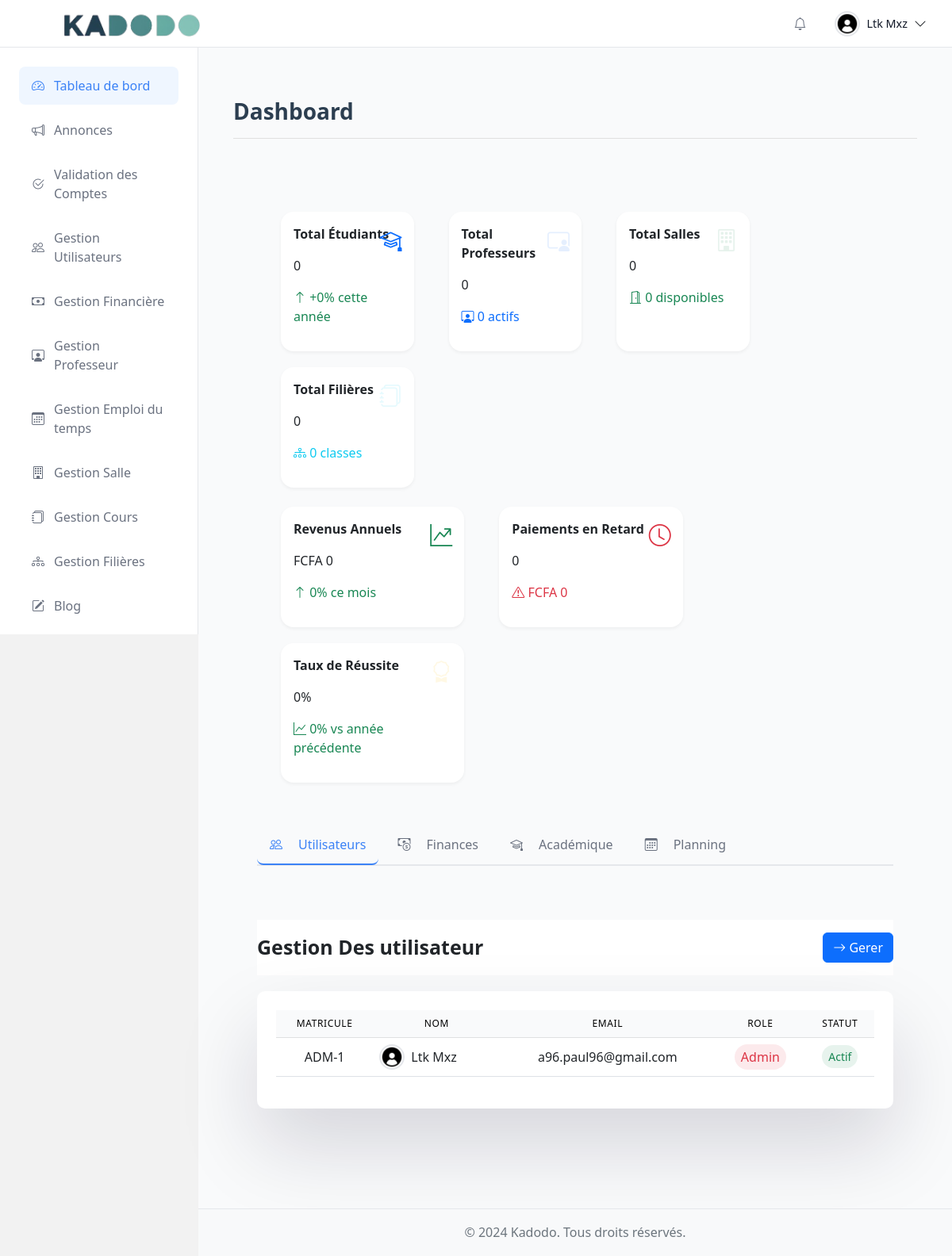
The app's page /admin/dashboard/ (signed in) with its own data.
### tables this page shows
CREATE TABLE `utilisateur` (
  `id_utilisateur` int(11) NOT NULL,
  `nom_utilisateur` varchar(50) NOT NULL,
  `mot_de_passe` varchar(255) NOT NULL,
  `email` varchar(20) NOT NULL,
  `id_role` int(11) NOT NULL,
  `bio` text DEFAULT NULL,
  `photo_profile` varchar(255) DEFAULT 'default.jpg',
  `date_creation` datetime NOT NULL,
  `date_mise_a_jour` datetime NOT NULL,
  `matricule` varchar(100) DEFAULT NULL,
  `prenom` varchar(50) DEFAULT NULL,
  `nom` varchar(50) DEFAULT NULL,
  `tel` varchar(50) DEFAULT NULL,
  `statut_compte` enum('actif','inactif') DEFAULT 'actif'
);

CREATE TABLE `role` (
  `id_role` int(11) NOT NULL,
  `nom_role` varchar(60) NOT NULL,
  `description_role` text NOT NULL
);

### components/header/pre-header.php (called while the page is built, shortened)
<?php
require_once __DIR__ . '/../../utils/photo.php';
require_once ROOT_PATH . '/utils/photo.php';
$db = Database::getInstance()->getConnection();
$stmt = $db->prepare("
    SELECT u.id_utilisateur, u.matricule, u.prenom, u.nom, u.email, r.nom_role as type_utilisateur, u.photo_profile
    FROM utilisateur u
    INNER JOIN role r ON u.id_role = r.id_role
    WHERE u.id_utilisateur = ?
");
$stmt->execute([$_SESSION['user']['id']]);
$userInfo = $stmt->fetch(PDO::FETCH_ASSOC);

### utils/photo.php (called while the page is built, shortened)
<?php
function getAvatarPath($photoName)
{
    $photoName = trim($photoName);
    $defaultAvatar = 'default.jpg';
    $uploadsPath = __DIR__ . '/../uploads/avatar/';
    $defaultAvatarPath = $uploadsPath . $defaultAvatar;
    if (empty($photoName) || $photoName === 'default.jpg') {
        return $defaultAvatar;
    }
    return $defaultAvatar;
}

### admin/dashboard/index.php (the view, shortened to what this page needs)
<?php
require_once '../../utils/photo.php';
require_once '../../components/header/header.php';
?>
<div class="container-fluid">
    <div class="row">
        <?php require_once '../../components/sidebar/sidebar.php'; ?>
        <main class="col-md-9 ms-sm-auto col-lg-10 dashboard-main">
            <div class="dashboard-content">
                <div class="dashboard-header">
                    <h1 class="h2">Dashboard</h1>
                </div>
                <div class="container">
                    <div class="container overflow-hidden text-center mb-4">
                        <div class="row gx-4">
                            <div class="col-md-3">
                                <div class="p-3 stats-card">
                                    <p class="text-start fw-bold">Total Étudiants</p>
                                    <p class="text-start" id="total-etudiants">0</p>
                                    <p class="text-start">
                                        <span id="evolution-etudiants" class="text-success">
                                            <i class="bi bi-arrow-up"></i> +0% cette année
                                        </span>
                                    </p>
                                    <i class="bi bi-mortarboard dashboard-icon-student"></i>
                                </div>
                            </div>
                            <div class="col-md-3">
                                <div class="p-3 stats-card">
                                    <p class="text-start fw-bold">Total Professeurs</p>
                                    <p class="text-start" id="total-profs">0</p>
                                    <p class="text-start text-primary">
                                        <i class="bi bi-person-workspace"></i>
                                        <span id="profs-actifs">0</span> actifs
                                    </p>
                                    <i class="bi bi-person-video3 dashboard-icon-professor"></i>
                                </div>
                            </div>
                            <div class="col-md-3">
                                <div class="p-3 stats-card">
                                    <p class="text-start fw-bold">Total Salles</p>
                                    <p class="text-start" id="total-salles">0</p>
                                    <p class="text-start text-success">
                                        <i class="bi bi-door-open"></i>
                                        <span id="salles-dispo">0</span> disponibles
                                    </p>
                                    <i class="bi bi-building dashboard-icon-room"></i>
                                </div>
                            </div>
                            <div class="col-md-3">
                                <div class="p-3 stats-card">
                                    <p class="text-start fw-bold">Total Filières</p>
                                    <p class="text-start" id="total-filieres">0</p>
                                    <p class="text-start text-info">
                                        <i class="bi bi-diagram-3"></i>
                                        <span id="classes-actives">0</span> classes
                                    </p>
                                    <i class="bi bi-journals dashboard-icon-filiere"></i>
                                </div>
                            </div>
                        </div>
                        <div class="row gx-4 mt-4">
                            <div class="col-md-4">
                                <div class="p-3 stats-card">
                                    <p class="text-start fw-bold">Revenus Annuels</p>
                                    <p class="text-start prix" id="revenu-total">FCFA 0</p>
                                    <p class="text-start text-success">
                                        <i class="bi bi-arrow-up"></i>
                                        <span id="evolution-revenus">0</span>% ce mois
                                    </p>
                                    <i class="bi bi-graph-up-arrow dashboard-icon-revenue"></i>
                                </div>
                            </div>
                            <div class="col-md-4">
                                <div class="p-3 stats-card">
                                    <p class="text-start fw-bold">Paiements en Retard</p>
                                    <p class="text-start prix" id="paiements-retard">0</p>
                                    <p class="text-start text-danger">
                                        <i class="bi bi-exclamation-triangle"></i>
                                        <span id="montant-retard">FCFA 0</span>
                                    </p>
                                    <i class="bi bi-clock dashboard-icon-timer"></i>
                                </div>
                            </div>
                            <div class="col-md-4">
                                <div class="p-3 stats-card">
                                    <p class="text-start fw-bold">Taux de Réussite</p>
                                    <p class="text-start" id="taux-reussite">0%</p>
                                    <p class="text-start text-success">
                                        <i class="bi bi-graph-up"></i>
                                        <span id="evolution-reussite">0</span>% vs année précédente
                                    </p>
                                    <i class="bi bi-award dashboard-icon-success"></i>
                                </div>
                            </div>
                        </div>
                    </div>
                    <ul class="nav nav-tabs mb-4" id="dashboardTabs" role="tablist">
                        <li class="nav-item" role="presentation">
                            <button class="nav-link active" id="users-tab" data-bs-toggle="tab" data-bs-target="#users" type="button" role="tab">
                                <i class="bi bi-people me-2"></i>Utilisateurs
                            </button>
                        </li>
                        <li class="nav-item" role="presentation">
                            <button class="nav-link" id="finance-tab" data-bs-toggle="tab" data-bs-target="#finance" type="button" role="tab">
                                <i class="bi bi-cash-coin me-2"></i>Finances
                            </button>
                        </li>
                        <li class="nav-item" role="presentation">
                            <button class="nav-link" id="academic-tab" data-bs-toggle="tab" data-bs-target="#academic" type="button" role="tab">
                                <i class="bi bi-mortarboard me-2"></i>Académique
                            </button>
                        </li>
                        <li class="nav-item" role="presentation">
                            <button class="nav-link" id="planning-tab" data-bs-toggle="tab" data-bs-target="#planning" type="button" role="tab">
                                <i class="bi bi-calendar3 me-2"></i>Planning
                            </button>
                        </li>
                    </ul>
                    <div class="tab-content" id="dashboardTabsContent">
                        <div class="tab-pane fade show active" id="users" role="tabpanel">
                            <div class="section">
                                <p class="text-start">Gestion Des utilisateur</p>
                                <p class="text-end">
                                    <a href="/myschoolface/admin/users/" class="btn btn-primary">
                                        <i class="bi bi-arrow-right"></i> Gerer
                                    </a>
                                </p>
                            </div>
                            <div class="section1">
                                <div class="table-responsive">
                                    <table class="table text-center">
                                        <thead>
                                            <tr class="table-light">
                                                <th scope="col">Matricule</th>
                                                <th scope="col">Nom</th>
                                                <th scope="col">Email</th>
                                                <th scope="col">Role</th>
                                                <th scope="col">Statut</th>
                                            </tr>
                                        </thead>
                                        <tbody>
                                            <?php
                                            $db = Database::getInstance()->getConnection();
                                            $stmt = $db->query("
                                                SELECT u.id_utilisateur, u.matricule, u.prenom, u.nom, u.email,
                                                    u.photo_profile, u.statut_compte, r.nom_role
                                                FROM utilisateur u
                                                INNER JOIN role r ON u.id_role = r.id_role
                                                ORDER BY u.date_creation DESC
                                                LIMIT 5
                                            ");
                                            $users = $stmt->fetchAll(PDO::FETCH_ASSOC);
                                            foreach ($users as $user): ?>
                                                <tr>
                                                    <td><?= htmlspecialchars($user['matricule']) ?></td>
                                                    <td>
                                                        <div class="d-flex align-items-center gap-2">
                                                            <img src="/myschoolface/uploads/avatar/<?= htmlspecialchars(getAvatarPath($user['photo_profile'])) ?>"
                                                                alt="<?= htmlspecialchars($user['prenom'] . ' ' . $user['nom']) ?>"
                                                                class="user-avatar">
                                                            <span><?= htmlspecialchars($user['prenom'] . ' ' . $user['nom']) ?></span>
                                                        </div>
                                                    </td>
                                                    <td><?= htmlspecialchars($user['email']) ?></td>
                                                    <td>
                                                        <span class="role-badge <?= match ($user['nom_role']) {
                                                                                    'etudiant' => 'role-etudiant',
                                                                                    'professeur' => 'role-professeur',
                                                                                    'admin' => 'role-admin',
                                                                                    'moderateur' => 'role-moderateur',
                                                                                    default => ''
                                                                                } ?>">
                                                            <?= ucfirst($user['nom_role']) ?>
                                                        </span>
                                                    </td>
                                                    <td>
                                                        <span class="status-badge <?= $user['statut_compte'] === 'actif'
                                                                                        ? 'status-actif'
                                                                                        : 'status-inactif' ?>">
                                                            <?= ucfirst($user['statut_compte']) ?>
                                                        </span>
                                                    </td>
                                                </tr>
                                            <?php endforeach; ?>
                                        </tbody>
                                    </table>
                                </div>
                            </div>
                        </div>
                    </div>
                </div>
            </div>
        </main>
    </div>
</div>
<?php require_once '../../components/footer/footer.php'; ?>

### components/header/header.php (shortened to what this page needs)
<?php require_once 'pre-header.php'; ?>
<!DOCTYPE html>
<html lang="fr">
<head>
    <link href="https://cdn.jsdelivr.net/npm/bootstrap@5.2.3/dist/css/bootstrap.min.css" rel="stylesheet">
    <link href="https://cdn.jsdelivr.net/npm/bootstrap-icons@1.10.5/font/bootstrap-icons.css" rel="stylesheet">
    <link href="<?= COMPONENTS_PATH ?>/header/styles.css" rel="stylesheet">
    <link href="<?= COMPONENTS_PATH ?>/sidebar/styles.css" rel="stylesheet">
    <link href="styles.css" rel="stylesheet">
    <link rel="stylesheet" href="<?= CSS_PATH ?>/notes.css">
    <link href="<?= CSS_PATH ?>/notifications.css" rel="stylesheet">
</head>
<body>
    <header class="header">
        <div class="d-flex align-items-center justify-content-between w-100">
            <a href="../dashboard">
                <img src="<?= ASSETS_PATH ?>/images/logo.png" alt="Kadodo Logo" class="header-logo" style="height: 200px;">
            </a>
            <div class="d-flex align-items-center gap-4">
                <div class="position-relative">
                    <button type="button" class="notification-btn" data-bs-toggle="dropdown" aria-expanded="false">
                        <i class="bi bi-bell"></i>
                    </button>
                </div>
                <div class="dropdown">
                    <div class="d-flex align-items-center gap-2" role="button" data-bs-toggle="dropdown">
                        <img src="<?= htmlspecialchars(AVATAR_PATH . '/' . getAvatarPath($userInfo['photo_profile'])) ?>"
                            alt="<?= htmlspecialchars($userInfo['prenom'] . ' ' . $userInfo['nom']) ?>"
                            class="user-avatar">
                        <span class="user-name d-none d-md-block">
                            <?= htmlspecialchars(($userInfo['prenom'] ?? '') . ' ' . ($userInfo['nom'] ?? '')) ?>
                        </span>
                        <i class="bi bi-chevron-down"></i>
                    </div>
                </div>
            </div>
        </div>
    </header>

### records on screen
utilisateur: photo_profile (placeholder picture), prenom+nom "Ltk Mxz", matricule "ADM-1", email "a96.paul96@gmail.com", id_role.nom_role "Admin", statut_compte "Actif"
